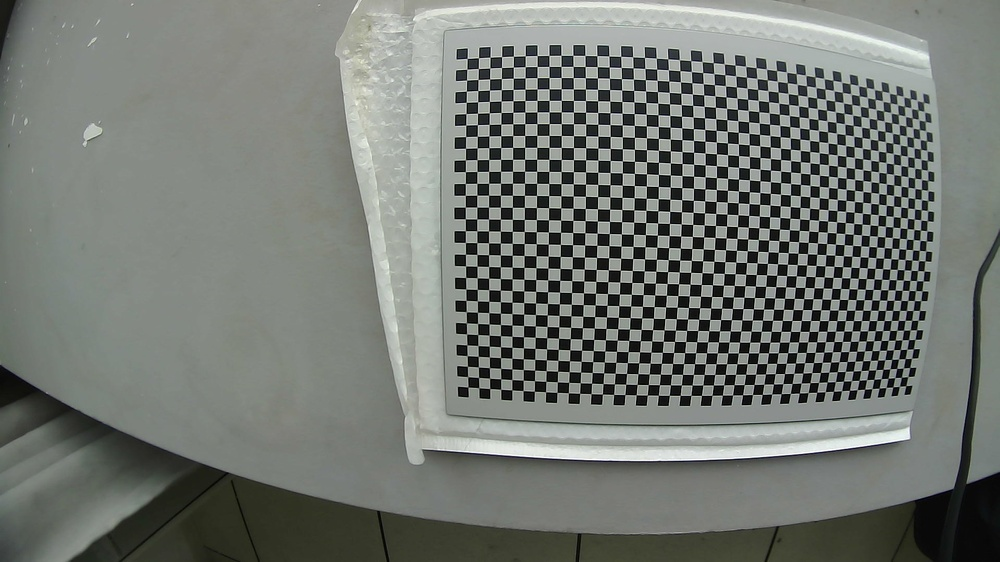
#> input picture data/decoupled/laptop/46x30/20241104-102243-218.jpg, 1000 x 562 px, shrunk from 1920 x 1080 before the run, found by its file name
$ python chessboard.py
#> lines starting #> are read from the running program, lines starting #| are printed output that depends on the picture
"""
everything about the chessboard image processing
"""

import cv2, os
import numpy as np

# [6 lines left out: function grid_ground_truth, not called in this run]

def findchessboard(image=None, filepath=None, size=(11, 8)):
    if filepath is not None:
        image = cv2.imread(filepath, 0)
    if image is None:
        return None

    criteria = (cv2.TermCriteria_EPS | cv2.TERM_CRITERIA_MAX_ITER, 50, 1e-6)
    ret, corners = cv2.findChessboardCorners(image, size, cv2.CALIB_CB_ADAPTIVE_THRESH|cv2.CALIB_CB_FAST_CHECK | cv2.CALIB_CB_NORMALIZE_IMAGE)#cv2.CALIB_CB_ADAPTIVE_THRESH|
    print(ret)
    if ret == True:
        print("corners found")
        corners2 = cv2.cornerSubPix(image, corners, (11,11),(-1,-1), criteria)
        corners2 = np.reshape(corners2, (len(corners2), 2))
        # [4 lines of commented-out code are left out]
        return corners2
    else:
        return None

# [60 lines left out: functions downsample_corners, create_ground_truth, prepare_chessboard, findcorners, not called in this run]


def test_findchessboard():
    import matplotlib.pyplot as plt
    # img = cv2.imread('data/decoupled/46x30.bmp', 0)
    img = cv2.imread('data/decoupled/laptop/46x30/20241104-102243-218.jpg', 0)
#> img: shape (562, 1000); min 0, max 255, mean 118

    corners = findchessboard(img, size=(46, 30))
#> in findchessboard, `ret, corners = cv2.findChessboardCorners(image, size, cv2.CALIB_CB_ADA..`: ret = True; corners = 1380 rows, first 8: [467.2, 58.52], [478.5, 57.63], [490.2, 57.39], [501.6, 56.57], [513.5, 56.41], [525.4, 55.64], [537.3, 55.53], [548.7, 55.5]
#| True
#> in findchessboard, `corners2 = cv2.cornerSubPix(image, corners, (11,11),(-1,-1), criteria)`: corners2 = 1380 rows, first 8: [472.7, 63.47], [472.7, 63.47], [495.7, 62.27], [495.7, 62.27], [518.8, 61.54], [531.3, 60.96], [543.1, 61.09], [543.1, 61.09]
#> in findchessboard, `corners2 = np.reshape(corners2, (len(corners2), 2))`: corners2 = 1380 pairs, first value 462.6 to 924.3, second value 60.84 to 390.4
#> corners has the same summary as corners2 in findchessboard
    # corners = downsample_corners(corners, shape=(47, 31))
    # print(corners[:50])


    plt.imshow(img)
    plt.scatter(corners[:, 0], corners[:, 1])
    plt.show()
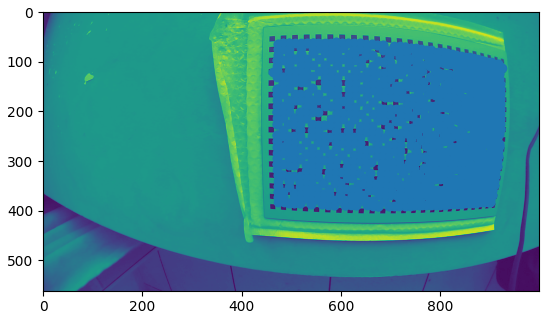
#> figure drawn by matplotlib, 1 panel


# [19 lines left out: function test_dense, not called in this run]

if __name__ == '__main__':
    pass
    # create_ground_truth()
    # test_dense()
    # grid_ground_truth(8, 11)
    test_findchessboard()

$ run again, with data/decoupled/laptop/46x30/20241104-102151-889.jpg copied over data/decoupled/laptop/46x30/20241104-102243-218.jpg
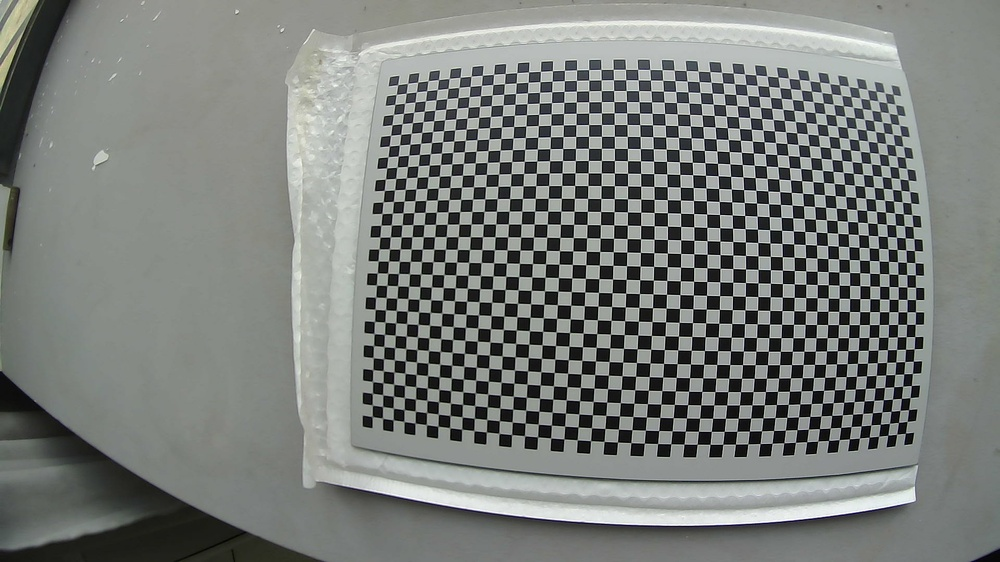
#> input picture data/decoupled/laptop/46x30/20241104-102151-889.jpg, 1000 x 562 px, shrunk from 1920 x 1080 before the run, found by its file name
#> in findchessboard, `ret, corners = cv2.findChessboardCorners(image, size, cv2.CALIB_CB_ADA..`: ret = True; corners = 1380 rows, first 8: [397.5, 84.6], [407.5, 83.55], [417.5, 82.31], [428.2, 80.49], [438.5, 79.57], [449.2, 78.5], [460.1, 77.46], [471, 76.43]
#| True
#> in findchessboard, `corners2 = cv2.cornerSubPix(image, corners, (11,11),(-1,-1), criteria)`: corners2 = 1380 rows, first 8: [401.8, 89.16], [411.9, 87.89], [411.9, 87.89], [432.6, 85.38], [443.5, 84.23], [454.2, 83.22], [465.2, 81.69], [465.2, 81.69]
#> in findchessboard, `corners2 = np.reshape(corners2, (len(corners2), 2))`: corners2 = 1380 pairs, first value 377.5 to 913.6, second value 74.8 to 447.9
#> in test_findchessboard, `corners = findchessboard(img, size=(46, 30))`: corners has the same summary as corners2 in findchessboard
#> in test_findchessboard, `plt.show()`:
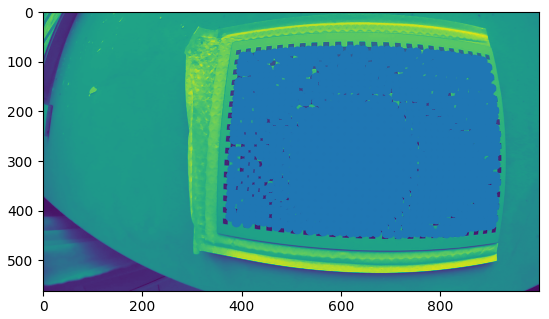
#> figure drawn by matplotlib, 1 panel

$ run again, with data/decoupled/laptop/46x30/20241104-102244-660.jpg copied over data/decoupled/laptop/46x30/20241104-102243-218.jpg
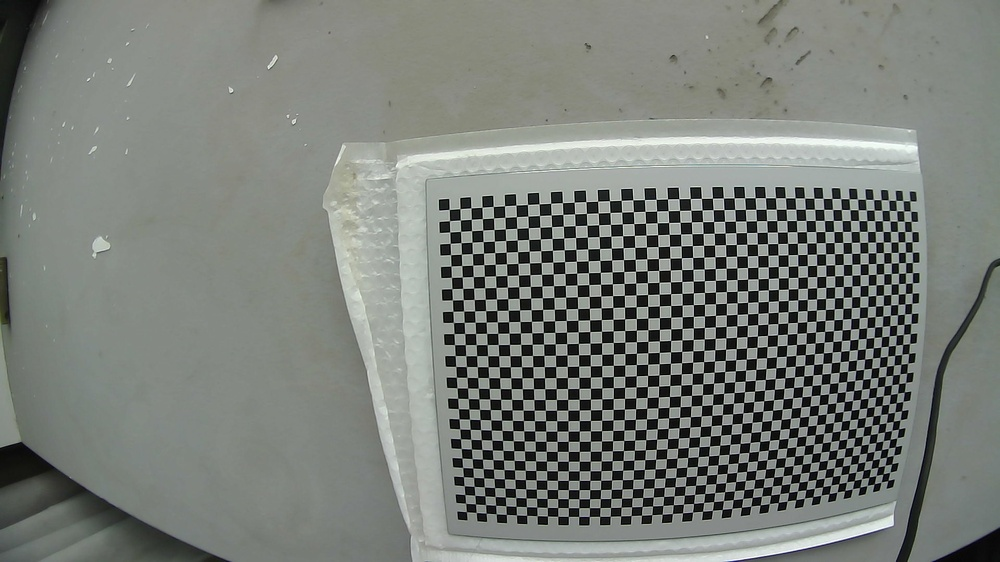
#> input picture data/decoupled/laptop/46x30/20241104-102244-660.jpg, 1000 x 562 px, shrunk from 1920 x 1080 before the run, found by its file name
#> in findchessboard, `ret, corners = cv2.findChessboardCorners(image, size, cv2.CALIB_CB_ADA..`: ret = True; corners = 1380 rows, first 8: [449.4, 209.5], [460, 208.6], [470.8, 207.7], [482, 207.4], [493.4, 206.5], [504.6, 205.6], [515.6, 205.1], [527.5, 204.5]
#| True
#> in findchessboard, `corners2 = cv2.cornerSubPix(image, corners, (11,11),(-1,-1), criteria)`: corners2 = 1380 rows, first 8: [454.6, 214.5], [454.6, 214.5], [465.5, 204.9], [476.7, 213.2], [499.2, 211.7], [499.2, 211.7], [510.3, 201.8], [522.2, 210.4]
#> in findchessboard, `corners2 = np.reshape(corners2, (len(corners2), 2))`: corners2 = 1380 pairs, first value 454.6 to 905.5, second value 194.6 to 513.5
#> in test_findchessboard, `corners = findchessboard(img, size=(46, 30))`: corners has the same summary as corners2 in findchessboard
#> in test_findchessboard, `plt.show()`:
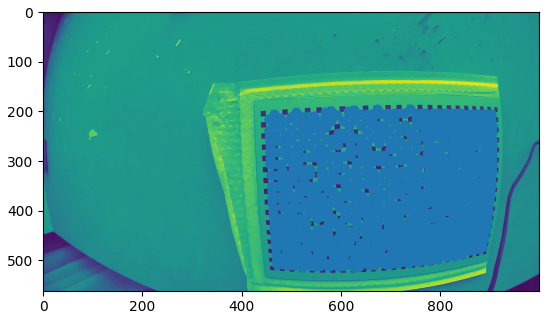
#> figure drawn by matplotlib, 1 panel
